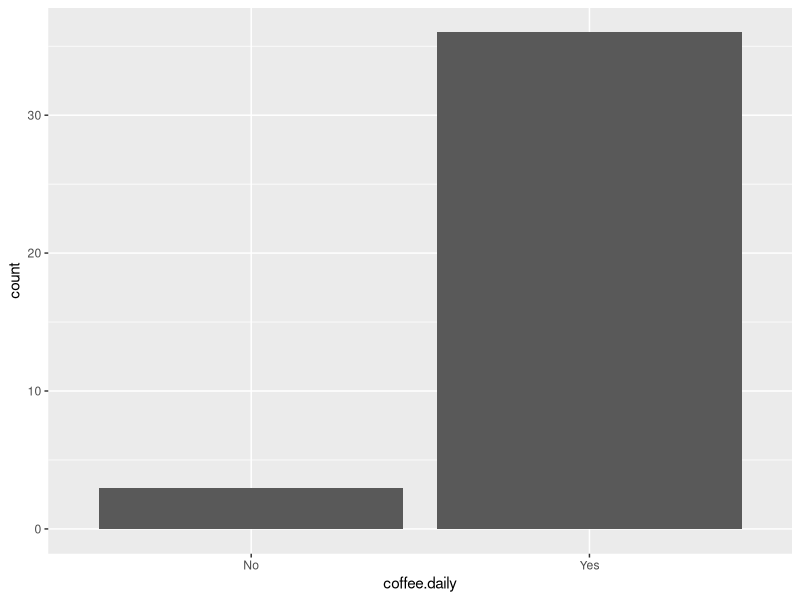
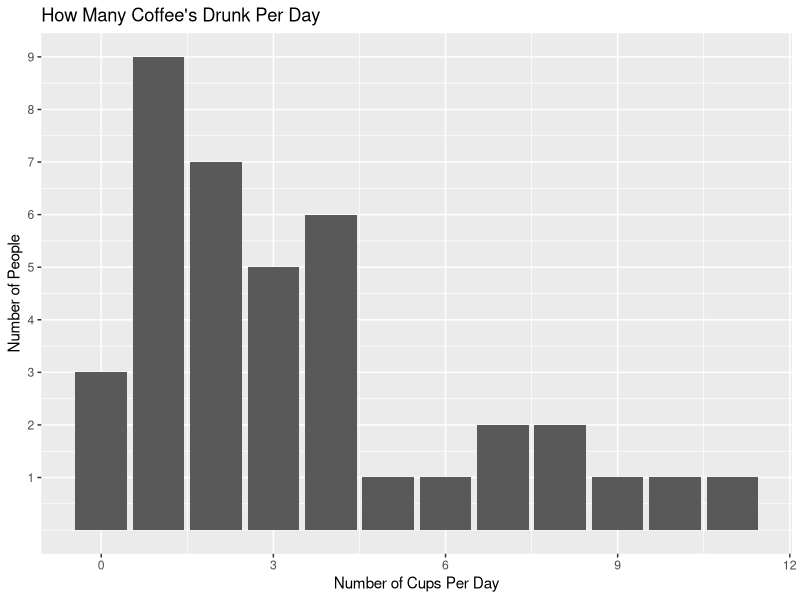
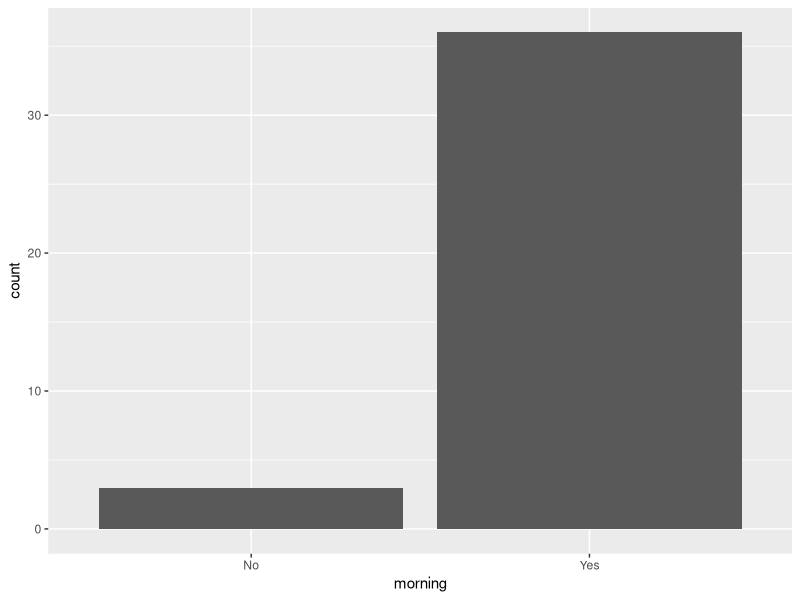
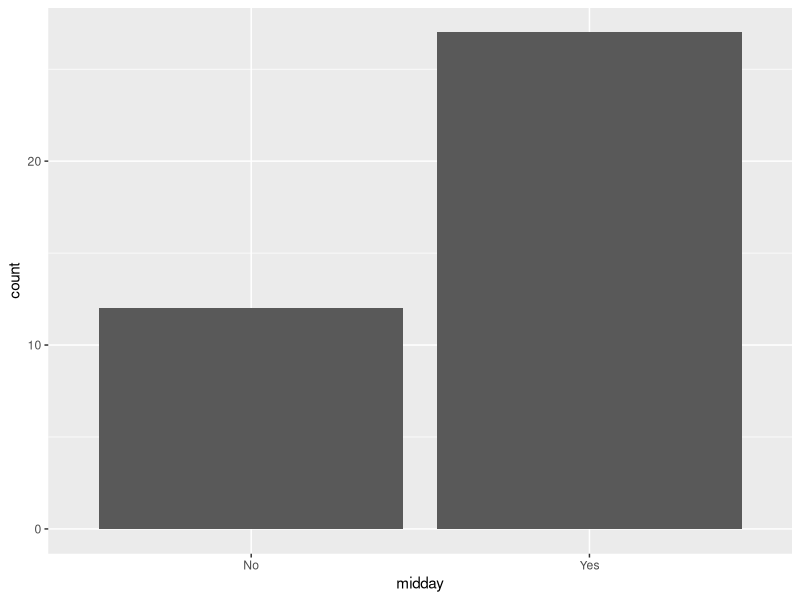
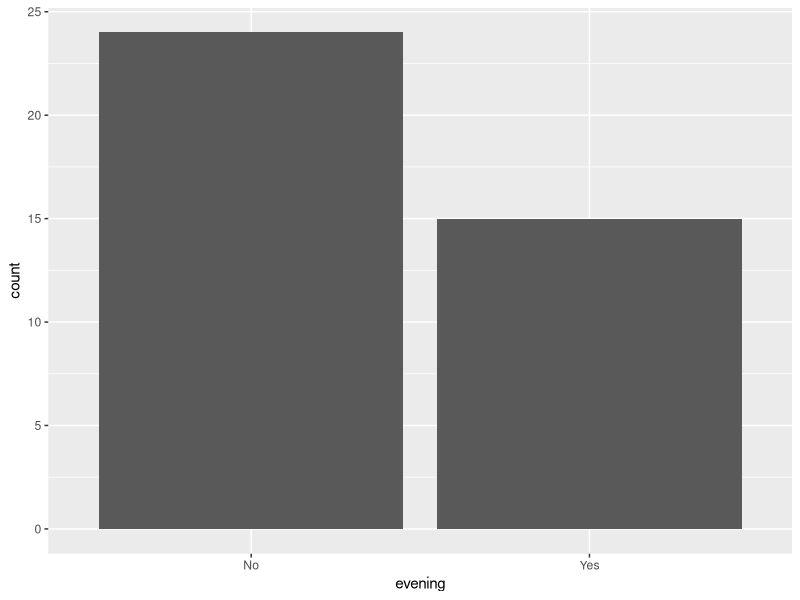
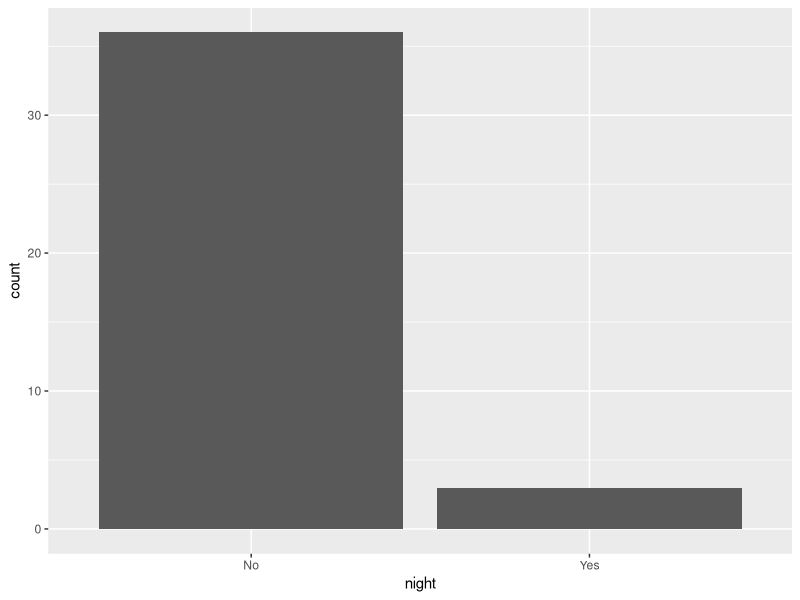
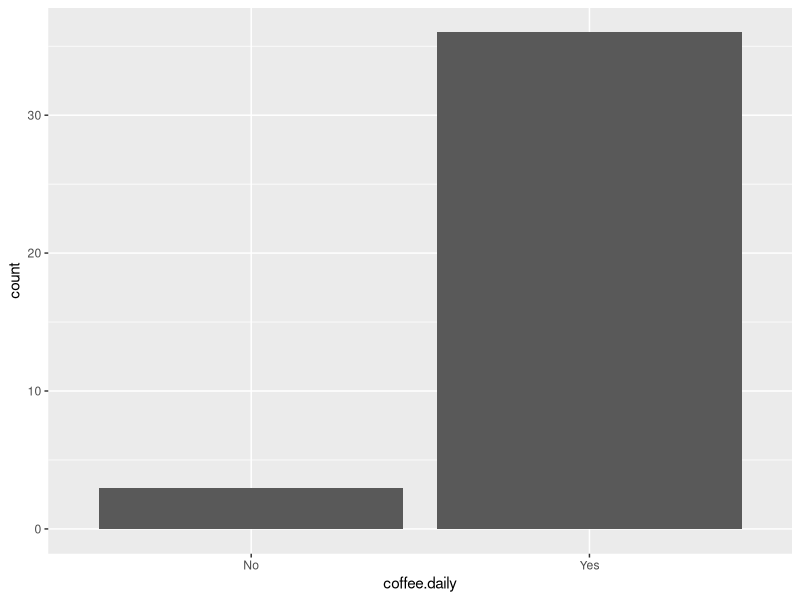
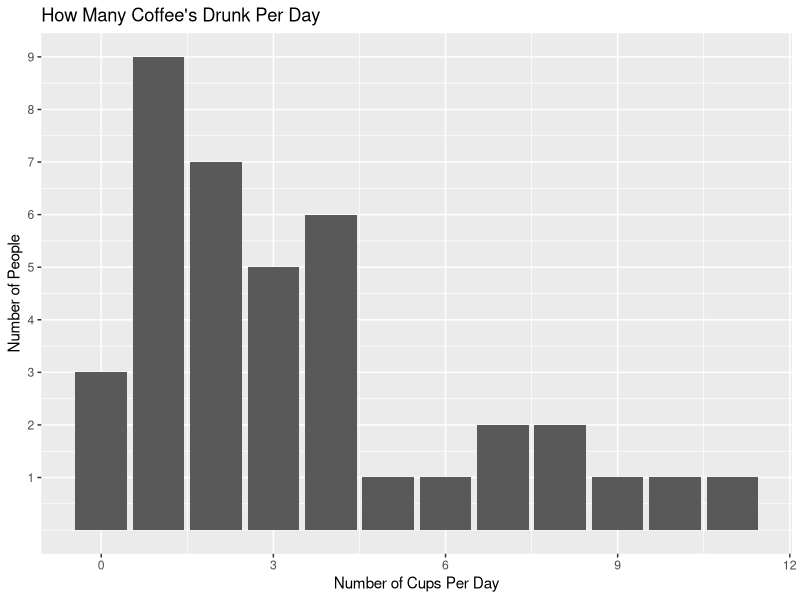

The R script that drew these images, in order:
library(ggplot2)

sdata <- read.csv("Coffee-Survey-Results.csv")


ggplot(data = sdata)+geom_bar(mapping = aes(x=coffee.daily))
ggsave("daily-coffee-drinkers.jpg", width = 8, height = 6, dpi = 300, device = "jpeg")

ggplot(data = sdata)+geom_bar(mapping = aes(x=num.cups))+labs(x="Number of Cups Per Day",y="Number of People",title="How Many Coffee's Drunk Per Day")+scale_y_continuous(breaks =c(1,2,3,4,5,6,7,8,9))
ggsave("coffees-per-day.jpg", width = 8, height = 6, dpi = 300, device = "jpeg")

ggplot(data = sdata)+geom_bar(mapping = aes(x=morning))
ggsave("morning-coffee.jpg", width = 8, height = 6, dpi = 300, device = "jpeg")

ggplot(data = sdata)+geom_bar(mapping = aes(x=midday))
ggsave("midday-coffee.jpg", width = 8, height = 6, dpi = 300, device = "jpeg")

ggplot(data = sdata)+geom_bar(mapping = aes(x=evening))
ggsave("evening-coffee.jpg", width = 8, height = 6, dpi = 300, device = "jpeg")

ggplot(data = sdata)+geom_bar(mapping = aes(x=night))
ggsave("night-coffee.jpg", width = 8, height = 6, dpi = 300, device = "jpeg")
